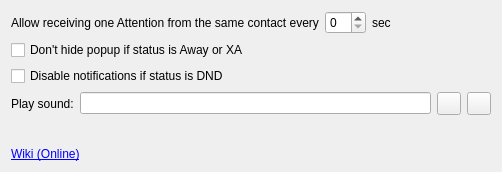
<?xml version="1.0" encoding="UTF-8"?>
<ui version="4.0">
 <class>Options</class>
 <widget class="QWidget" name="Options">
  <property name="geometry">
   <rect>
    <x>0</x>
    <y>0</y>
    <width>502</width>
    <height>172</height>
   </rect>
  </property>
  <property name="windowTitle">
   <string>Form</string>
  </property>
  <layout class="QVBoxLayout" name="verticalLayout">
   <item>
    <layout class="QHBoxLayout" name="horizontalLayout">
     <item>
      <widget class="QLabel" name="label">
       <property name="text">
        <string>Allow receiving one Attention from the same contact every</string>
       </property>
      </widget>
     </item>
     <item>
      <widget class="QSpinBox" name="sb_count"/>
     </item>
     <item>
      <widget class="QLabel" name="label_2">
       <property name="text">
        <string>sec</string>
       </property>
      </widget>
     </item>
     <item>
      <spacer name="horizontalSpacer">
       <property name="orientation">
        <enum>Qt::Horizontal</enum>
       </property>
       <property name="sizeHint" stdset="0">
        <size>
         <width>0</width>
         <height>0</height>
        </size>
       </property>
      </spacer>
     </item>
    </layout>
   </item>
   <item>
    <widget class="QCheckBox" name="cb_dontHide">
     <property name="text">
      <string>Don't hide popup if status is Away or XA</string>
     </property>
    </widget>
   </item>
   <item>
    <widget class="QCheckBox" name="cb_disableDND">
     <property name="text">
      <string>Disable notifications if status is DND</string>
     </property>
    </widget>
   </item>
   <item>
    <layout class="QHBoxLayout" name="horizontalLayout_2">
     <item>
      <widget class="QLabel" name="label_3">
       <property name="text">
        <string>Play sound:</string>
       </property>
      </widget>
     </item>
     <item>
      <widget class="QLineEdit" name="le_sound"/>
     </item>
     <item>
      <widget class="QToolButton" name="tb_open">
       <property name="text">
        <string/>
       </property>
      </widget>
     </item>
     <item>
      <widget class="QToolButton" name="tb_test">
       <property name="text">
        <string/>
       </property>
      </widget>
     </item>
    </layout>
   </item>
   <item>
    <spacer name="verticalSpacer">
     <property name="orientation">
      <enum>Qt::Vertical</enum>
     </property>
     <property name="sizeHint" stdset="0">
      <size>
       <width>20</width>
       <height>0</height>
      </size>
     </property>
    </spacer>
   </item>
   <item>
    <widget class="QLabel" name="wiki">
     <property name="text">
      <string>&lt;a href=&quot;https://psi-im.org/wiki/doku.php?id=en:plugins#attention_plugin&quot;&gt;Wiki (Online)&lt;/a&gt;</string>
     </property>
     <property name="openExternalLinks">
      <bool>true</bool>
     </property>
    </widget>
   </item>
  </layout>
 </widget>
 <resources/>
 <connections/>
</ui>
